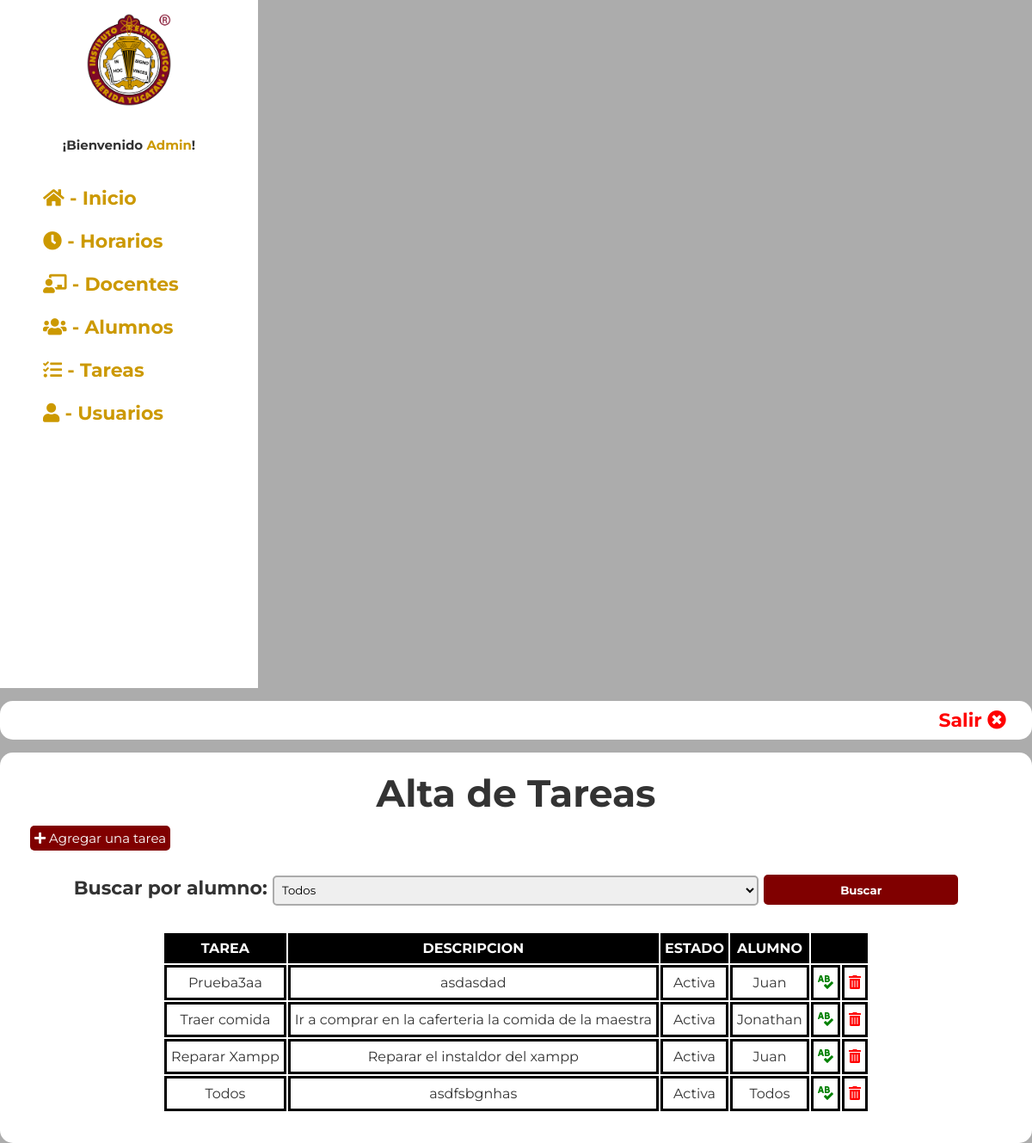
The page /admin/tareas_p.php (signed in) on the database its author committed.
### tables this page shows
CREATE TABLE `tareas` (
  `id_tarea` int(5) NOT NULL,
  `nombre_tarea` varchar(255) DEFAULT NULL,
  `descripcion` varchar(255) DEFAULT NULL,
  `estado` varchar(255) DEFAULT NULL,
  `usuario` int(5) DEFAULT NULL
);

CREATE TABLE `alumnos` (
  `id` int(5) NOT NULL,
  `nombres` varchar(255) DEFAULT NULL,
  `apellidos` varchar(255) DEFAULT NULL,
  `email` varchar(255) DEFAULT NULL,
  `contrasena` varchar(255) DEFAULT NULL,
  `matricula` varchar(9) DEFAULT NULL,
  `carrera` varchar(255) NOT NULL,
  `sexo` varchar(255) NOT NULL,
  `ingreso` int(3) NOT NULL,
  `rol` varchar(255) NOT NULL
);

### admin/tareas_p.php (the view, shortened to what this page needs)
<!DOCTYPE html>
<html lang="en">
<head>
    <link rel="stylesheet" href="https://cdnjs.cloudflare.com/ajax/libs/font-awesome/5.15.4/css/all.min.css"/>
    <link rel="stylesheet" href="styles.css"/>
</head>
<body class="panel">
    <div class="contenedor">
        <?php include "menu_panel.php"?>
        <div class="cont_panel">
            <div class="header_panel">
                <a href="salir.php">Salir <i class="fas fa-times-circle"></i></a>
            </div>
            <div class="info_panel">
                <h1>Alta de Tareas</h1>
                <br>
                <div class="cont_info">
                <a href="crear_tarea.php" class="btn"><i class="fas fa-plus"></i> Agregar una tarea</a><br><br>
                <form class="buscar" action="" method="get">
                    <label for="" class="bs_docente">Buscar por alumno:</label>
                    <select name="busca_alumno" class="bs_docentes">
                        <option value="">Todos</option>
                    </select>
                    <button type="submit" name="buscar">Buscar</button>
                </form><br>
                <table class="tablaspanel">
                        <tr>
                            <th>TAREA</th>
                            <th>DESCRIPCION</th>
                            <th>ESTADO</th>
                            <th>ALUMNO</th>
                            <th colspan="2"></th>
                        </tr>
                        <?php require "conexion.php";
                        if (isset($_GET['buscar']) and $_GET['busca_alumno']) {
                            $alumno = $_GET['busca_alumno'];
                            $todos_datos = "SELECT * FROM tareas
                            INNER JOIN alumnos ON tareas.usuario = alumnos.id
                            WHERE nombres LIKE '%$alumno%'";
                        } else {
                            $todos_datos = "SELECT * FROM tareas
                            INNER JOIN alumnos ON tareas.usuario = alumnos.id";
                        }
                        $resultado = mysqli_query($conectar, $todos_datos);
                        while ($fila = mysqli_fetch_assoc($resultado)){
                        ?>
                            <tr>
                                <td>
                                    <?php echo $fila['nombre_tarea']; ?>
                                </td>
                                <td><?php echo $fila['descripcion']; ?></td>
                                <td><?php echo $fila['estado']; ?></td>
                                <td><?php echo $fila['nombres']; ?></td>
                                <td><a class="editar" href="editar_tarea.php?id=<?php echo $fila['id_tarea']; ?>"><i class="fas fa-spell-check"></i></a></td>
                                <td><a class="eliminar" href="#" onClick="validar('eliminar_tarea.php?id=<?php echo $fila['id_tarea']; ?>')"><i class="fas fa-trash-alt"></i></a></td>
                            </tr>
                        <?php }?>
                    </table>
                </div>
            </div>
        </div>
    </div>
</body>
</html>

### admin/styles.css (style rules this page uses)
* { margin: 0; padding: 0; box-sizing: border-box; font-family: 'Montserrat', sans-serif; }
:root { --color1: #800000; --color2: #c90; --color3: #999999; }
body { padding: 50px; font-family: Arial, Helvetica, sans-serif; font-size: 22px; line-height:25px; color: #333; margin: auto; }
.campos form input, button, select, textarea { width: 100%; height: 35px; margin: 5px 0; padding: 5px; color: #000000; border-radius: 5px; border: #ababab 2px solid; }
.btn { background-color: var(--color1); color: white; border: none; text-decoration: none; padding: 5px; border-radius: 5px; font-size: 15px; }
.header_panel { text-align: right; background-color: white; border-radius: 15px; padding: 10px; }
.header_panel a { color: red; font-weight: bold; text-decoration: none; margin-right: 20px; }
.panel { padding: 0; background-color: #acacac; }
.cont_panel { width: 1200px; margin-top: 15px; vertical-align: top; display: inline-block; }
.info_panel { text-align: center; padding: 35px; background-color: white; border-radius: 15px; margin-top: 15px; }
.cont_info { text-align: left; }
.tablaspanel { margin: auto; font-size: 16px; text-align: center; }
.tablaspanel td { border: black 3px solid; padding: 5px; }
.tablaspanel th { background-color: black; color: #fff; padding: 5px; }
.eliminar { color: red; }
.editar { color: green; }
.bs_docentes { width: 50%; }
.buscar { text-align: center; font-weight: bold; }
.buscar button { width: 20%; background-color: var(--color1); color: white; font-weight: bold; border: none; }

### rows shown on the page
tareas: nombre_tarea "Prueba3aa", descripcion "asdasdad", estado "Activa", usuario.nombres "Juan"
tareas: nombre_tarea "Traer comida", descripcion "Ir a comprar en la caferteria la comida de la maestra", estado "Activa", usuario.nombres "Jonathan"
tareas: nombre_tarea "Reparar Xampp", descripcion "Reparar el instaldor del xampp", estado "Activa", usuario.nombres "Juan"
tareas: nombre_tarea "Todos", descripcion "asdfsbgnhas", estado "Activa", usuario.nombres "Todos"

### other values the page prints
$usuario "Admin"
